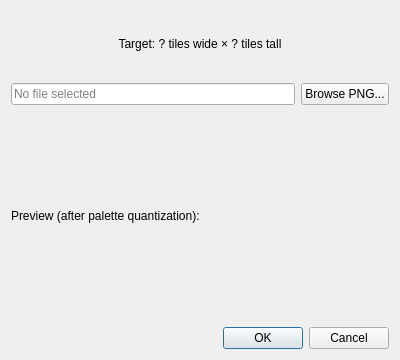
<?xml version="1.0" encoding="UTF-8"?>
<ui version="4.0">
 <class>SpriteReplaceDialog</class>
 <widget class="QDialog" name="SpriteReplaceDialog">
  <property name="geometry">
   <rect>
    <x>0</x>
    <y>0</y>
    <width>400</width>
    <height>360</height>
   </rect>
  </property>
  <property name="windowTitle">
   <string>Replace Sprite</string>
  </property>
  <layout class="QVBoxLayout" name="mainLayout">
   <item>
    <widget class="QLabel" name="theDimLabel">
     <property name="text">
      <string>Target: ? tiles wide × ? tiles tall</string>
     </property>
     <property name="alignment">
      <set>Qt::AlignCenter</set>
     </property>
    </widget>
   </item>
   <item>
    <layout class="QHBoxLayout" name="browseLayout">
     <item>
      <widget class="QLineEdit" name="thePathEdit">
       <property name="readOnly">
        <bool>true</bool>
       </property>
       <property name="placeholderText">
        <string>No file selected</string>
       </property>
      </widget>
     </item>
     <item>
      <widget class="QPushButton" name="theBrowseButton">
       <property name="text">
        <string>Browse PNG...</string>
       </property>
      </widget>
     </item>
    </layout>
   </item>
   <item>
    <widget class="QLabel" name="theWarningLabel">
     <property name="text">
      <string></string>
     </property>
     <property name="wordWrap">
      <bool>true</bool>
     </property>
     <property name="styleSheet">
      <string>color: orange;</string>
     </property>
    </widget>
   </item>
   <item>
    <widget class="QLabel" name="previewLabel">
     <property name="text">
      <string>Preview (after palette quantization):</string>
     </property>
    </widget>
   </item>
   <!-- Preview canvas placeholder (TileCanvasWidget added programmatically) -->
   <item>
    <widget class="QWidget" name="thePreviewPlaceholder">
     <property name="minimumHeight">
      <number>128</number>
     </property>
     <layout class="QVBoxLayout" name="previewLayout">
      <property name="margin">
       <number>0</number>
      </property>
     </layout>
    </widget>
   </item>
   <item>
    <widget class="QDialogButtonBox" name="theButtonBox">
     <property name="orientation">
      <enum>Qt::Horizontal</enum>
     </property>
     <property name="standardButtons">
      <set>QDialogButtonBox::Cancel|QDialogButtonBox::Ok</set>
     </property>
    </widget>
   </item>
  </layout>
 </widget>
 <layoutdefault spacing="6" margin="11"/>
</ui>
